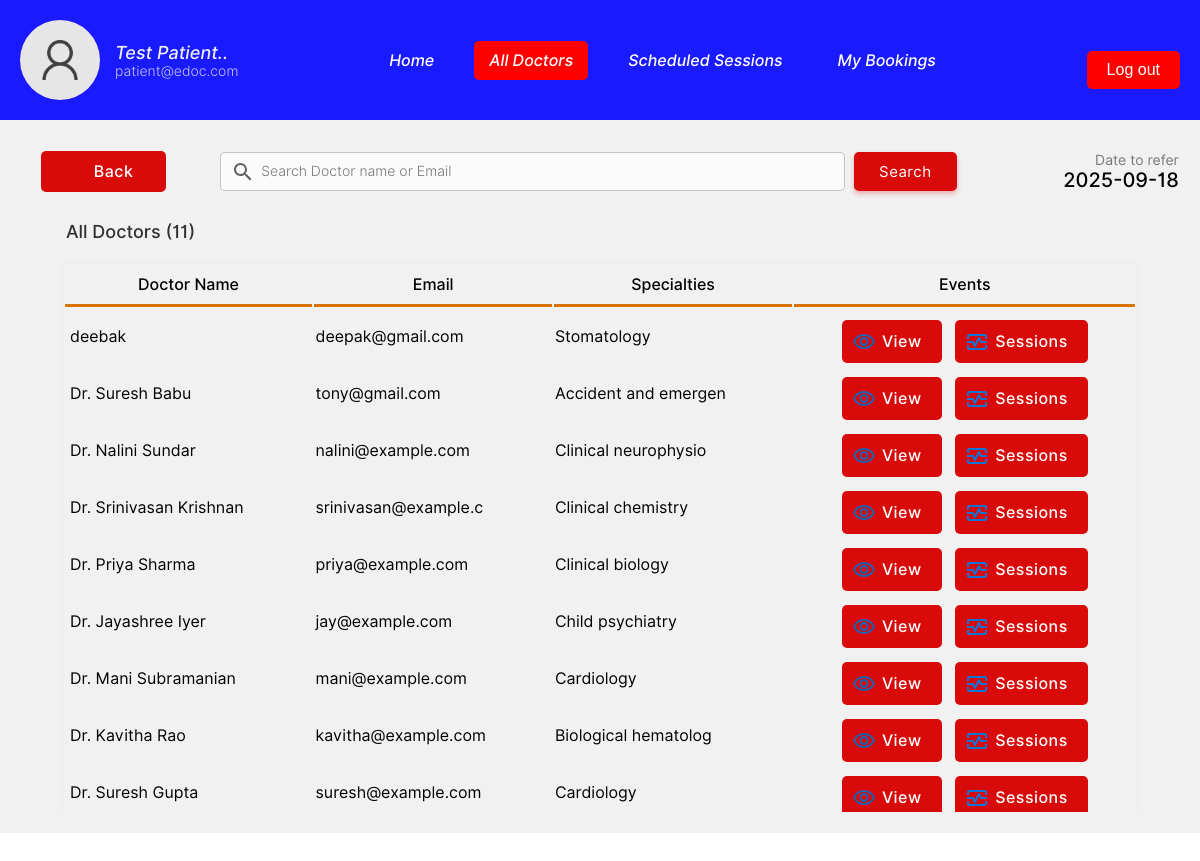
The page /edoc-doctor-appointment-system-main/patient/doctors.php (signed in) on the database its author committed.
### tables this page shows
CREATE TABLE `patient` (
  `pid` int(11) NOT NULL,
  `pemail` varchar(255) DEFAULT NULL,
  `pname` varchar(255) DEFAULT NULL,
  `ppassword` varchar(255) DEFAULT NULL,
  `paddress` varchar(255) DEFAULT NULL,
  `pnic` varchar(15) DEFAULT NULL,
  `pdob` date DEFAULT NULL,
  `ptel` varchar(15) DEFAULT NULL
);

CREATE TABLE `doctor` (
  `docid` int(11) NOT NULL,
  `docemail` varchar(255) DEFAULT NULL,
  `docname` varchar(255) DEFAULT NULL,
  `docpassword` varchar(255) DEFAULT NULL,
  `docnic` varchar(15) DEFAULT NULL,
  `doctel` varchar(15) DEFAULT NULL,
  `specialties` int(50) DEFAULT NULL,
  `location` varchar(50) NOT NULL,
  `specialization` varchar(50) NOT NULL,
  `hospital` varchar(50) NOT NULL
);

CREATE TABLE `specialties` (
  `id` int(2) NOT NULL,
  `sname` varchar(50) DEFAULT NULL
);

### edoc-doctor-appointment-system-main/patient/doctors.php (the view, shortened to what this page needs)
<!DOCTYPE html>
<html lang="en">
<head>
    <link rel="stylesheet" href="../css/animations.css">
    <link rel="stylesheet" href="../css/main.css">
    <link rel="stylesheet" href="../css/admin.css">
</head>
<body>
    <?php
    if(isset($_SESSION["user"])){
        if(($_SESSION["user"])=="" or $_SESSION['usertype']!='p'){
            header("location: ../login.php");
        }else{
            $useremail=$_SESSION["user"];
        }
    }else{
        header("location: ../login.php");
    }
    include("../connection.php");
    $userrow = $database->query("select * from patient where pemail='$useremail'");
    $userfetch=$userrow->fetch_assoc();
    $username=$userfetch["pname"];
    ?>
<div class="top-bar">
    <div class="profile-header">
        <img src="../img/user.png" alt="">
        <div class="profile-text">
            <p class="profile-title"><?php echo substr($username,0,13)  ?>..</p>
            <p class="profile-subtitle"><?php echo substr($useremail,0,22)  ?></p>
        </div>
    </div>
    <nav class="navbar">
        <a href="index.php">Home</a>
        <a href="doctors.php" class="menu-active">All Doctors</a>
        <a href="schedule.php">Scheduled Sessions</a>
        <a href="appointment.php">My Bookings</a>
    </nav>
    <a href="../logout.php">
        <button class="logout-btn">Log out</button>
    </a>
</div>
        <div class="dash-body">
            <table border="0" width="100%" style=" border-spacing: 0;margin:0;padding:0;margin-top:10px; ">
                <tr >
                    <td width="13%">
                        <a href="doctors.php" ><button  class="login-btn btn-primary-soft btn btn-icon-back"  style="padding-top:11px;padding-bottom:11px;margin-left:20px;width:125px"><font class="tn-in-text" style="color: white;">Back</font></button></a>
                    </td>
                    <td>
                        <form action="" method="post" class="header-search">
                            <input type="search" name="search" class="input-text header-searchbar" placeholder="Search Doctor name or Email" list="doctors">&nbsp;&nbsp;
                            <?php
                                $list11 = $database->query("select  docname,docemail from  doctor;");
?>
                            <input type="Submit" value="Search" class="login-btn btn-primary btn" style="padding-left: 25px;padding-right: 25px;padding-top: 10px;padding-bottom: 10px;">
                        </form>
                    </td>
                    <td width="15%">
                        <p style="font-size: 14px;color: rgb(119, 119, 119);padding: 0;margin: 0;text-align: right;">
                            Date to refer
                        </p>
                        <p class="heading-sub12" style="padding: 0;margin: 0;">
                            <?php
                        $date = date('Y-m-d');
                        echo $date;
                        ?>
                        </p>
                    </td>
                </tr>
                <tr>
                    <td colspan="4" style="padding-top:10px;">
                        <p class="heading-main12" style="margin-left: 45px;font-size:18px;color:rgb(49, 49, 49)">All Doctors (<?php echo $list11->num_rows; ?>)</p>
                    </td>
                </tr>
                <?php
                    if($_POST){
                        $keyword=$_POST["search"];
                        $sqlmain= "select * from doctor where docemail='$keyword' or docname='$keyword' or docname like '$keyword%' or docname like '%$keyword' or docname like '%$keyword%'";
                    }else{
                        $sqlmain= "select * from doctor order by docid desc";
                    }
                ?>
                <tr>
                   <td colspan="4">
                       <center>
                        <div class="abc scroll">
                        <table width="93%" class="sub-table scrolldown" border="0">
                        <thead>
                        <tr>
                                <th class="table-headin">
                                Doctor Name
                                </th>
                                <th class="table-headin">
                                    Email
                                </th>
                                <th class="table-headin">
                                    Specialties
                                </th>
                                <th class="table-headin">
                                    Events
                                </tr>
                        </thead>
                        <tbody>
                            <?php
                                $result= $database->query($sqlmain);
                                if($result->num_rows==0){
                                    echo '<tr>
                                    <td colspan="4">
                                    <br><br><br><br>
                                    <center>
                                    <img src="../img/notfound.svg" width="25%">
                                    <br>
                                    <p class="heading-main12" style="margin-left: 45px;font-size:20px;color:rgb(49, 49, 49)">We  couldnt find anything related to your keywords !</p>
                                    <a class="non-style-link" href="doctors.php"><button  class="login-btn btn-primary-soft btn"  style="display: flex;justify-content: center;align-items: center;margin-left:20px;">&nbsp; Show all Doctors &nbsp;</font></button>
                                    </a>
                                    </center>
                                    <br><br><br><br>
                                    </td>
                                    </tr>';
                                }
                                else{
                                for ( $x=0; $x<$result->num_rows;$x++){
                                    $row=$result->fetch_assoc();
                                    $docid=$row["docid"];
                                    $name=$row["docname"];
                                    $email=$row["docemail"];
                                    $spe=$row["specialties"];
                                    $spcil_res= $database->query("select sname from specialties where id='$spe'");
                                    $spcil_array= $spcil_res->fetch_assoc();
                                    $spcil_name=$spcil_array["sname"];
                                    echo '<tr>
                                        <td> &nbsp;'.
                                        substr($name,0,30)
                                        .'</td>
                                        <td>
                                        '.substr($email,0,20).'
                                        </td>
                                        <td>
                                            '.substr($spcil_name,0,20).'
                                        </td>
                                        <td>
                                        <div style="display:flex;justify-content: center;">
                                            <a href="?action=view&id='.$docid.'" class="non-style-li">
                                                <button class="btn-primary-soft btn button-icon btn-view" style="padding-left: 40px;padding-top: 12px;padding-bottom: 12px;margin-top: 10px; color: white;">
                                                    <font class="tn-in-text" style="color: white;">View</font>
                                                </button>
                                            </a>
                                            &nbsp;&nbsp;&nbsp;
                                            <a href="?action=session&id='.$docid.'&name='.$name.'" class="non-style-link">
                                                <button class="btn-primary-soft btn button-icon menu-icon-session-active" style="padding-left: 40px;padding-top: 12px;padding-bottom: 12px;margin-top: 10px; color: white;">
                                                    <font class="tn-in-text" style="color: white;">Sessions</font>
                                                </button>
                                            </a>
                                        </div>
                                    </td>
                                    </tr>';
                                }
                            }
                            ?>
                            </tbody>
                        </table>
                        </div>
                        </center>
                   </td>
                </tr>
            </table>
        </div>
</body>
</html>

### edoc-doctor-appointment-system-main/css/main.css (style rules this page uses)
:root { --primarycolor: #d8740a; --primarycolorhover: #d35800ee; --btnice:#D8EBFA; --btnnicetext:#d5650f; }
body { margin: 0; padding: 0; border-spacing: 0; font-family: 'Inter', sans-serif; }
.input-text { border-radius: 4px; border: 0.5px solid rgb(226, 226, 226); padding: 10px; width: 92%; transition: 0.2s; outline: none; }
.input-text { border: 1px solid #e9ecef; font-size: 14px; line-height: 26px; background-color: #fff; display: block; width: 100%; padding: .375rem .75rem; font-weight: 300; line-height: 1.5; color: #212529; background-color: #fff; background-clip: padding-box; -webkit-appearance: none; -moz-appearance: none; appearance: none; border-radius: .25rem; transition: border-color .15s ease-in-out,box-shadow .15s ease-in-out; }
.input-text::placeholder { font-family: 'Inter', sans-serif; }
.btn { cursor: pointer; padding: 8px 20px; outline: none; text-decoration: none; font-size: 15px; letter-spacing: 0.5px; transition: all 0.3s; border-radius: 5px; font-family: 'Inter', sans-serif; }
.btn-primary { background-color:#d80a0a ; border:#d80a0a ; color: rgb(255, 255, 255) ; box-shadow: 0 3px 5px 0 rgba(212, 30, 30, 0.3); }
.btn-primary-soft { background-color: #d80a0a ; color:#fefcfc; font-weight: 500; font-size: 16px; border: none; }
.non-style-link:link, .non-style-link:visited, .non-style-link:hover, .non-style-link:active { text-decoration: none; color: rgb(239, 20, 20); }
.sub-table { border: 1px solid #ebebeb; border-radius: 8px; }
.table-headin { font-size: 16px; font-weight: 500; padding: 10px; border-bottom: 3px solid var(--primarycolor); }
.abc { width: 100%; height: 550px; overflow: auto; }
input[type=search] { background-image: url('../img/search.svg'); background-position: 10px 50%; background-repeat: no-repeat; transition: 0.5s; padding: 8px 20px 8px 40px; }
.button-icon { background-position: 10px 50%; background-repeat: no-repeat; transition: 0.5s; padding: 8px 20px 8px 40px; }
.menu-active { color: var(--primarycolor); background-color: var(); }
.menu-icon-session:hover,.menu-icon-session-active { color: var(--primarycolor); background-image: url('../img/icons/session-iceblue.svg'); }
.btn-icon-back { background-image: url('../img/icons/back-iceblueeee.svg'); background-position: 18px 50%; background-repeat: no-repeat; transition: 0.5s; padding: 8px 20px 8px 40px; }
.btn-view { background-image: url('../img/icons/view-iceblue.svg'); }

### edoc-doctor-appointment-system-main/css/admin.css (style rules this page uses)
.profile-title { font-weight: 500; color: #edeff5; font-size: 22px; margin: 0; }
.profile-subtitle { font-weight: 300; color: #8492a6; font-size: 15px; margin: 0; }
.logout-btn { margin-top: 20px; width: 100%; text-align: center; padding: 10px; background-color: red; color: white; border-radius: 5px; cursor: pointer; border: none; }
.dash-body { width: 100%; padding: 20px; background-color: #f1f1f1; }
.header-search { display: flex; justify-content: center; }
.header-searchbar { width: 75%; background-color: rgba(255, 255, 255, 0.705); border: 0.5px solid rgba(190, 190, 190, 0.884); padding: 8px; border-radius: 5px; }
.heading-main12 { font-weight: 500; font-size: 25px; }
.heading-sub12 { font-weight: 500; font-size: 20px; text-align: right; }

### edoc-doctor-appointment-system-main/patient/doctors.php (style rules this page uses)
.top-bar { display: flex; align-items: center; justify-content: space-between; background-color: #1a1aff; padding: 20px; color: white; flex-wrap: wrap; }
.profile-header { display: flex; align-items: center; gap: 15px; }
.profile-header img { width: 80px; height: 80px; border-radius: 50%; background: lightgray; }
.profile-text { display: flex; flex-direction: column; }
.profile-title { font-size: 18px; font-weight: bold; color: #edeff5; }
.profile-subtitle { font-size: 14px; opacity: 0.8; color: #edeff5; }
.navbar { display: flex; gap: 25px; }
.navbar a { text-decoration: none; color: white; font-size: 16px; font-weight: bold; padding: 10px 15px; border-radius: 5px; transition: background 0.3s; }
.navbar a:hover, .navbar .menu-active { background-color: red; }
.logout-btn { background-color: red; color: white; border: none; padding: 10px 20px; border-radius: 5px; font-size: 16px; cursor: pointer; }

### rows shown on the page
patient: pname "Test Patient"
doctor: docname "deebak", docemail "deepak@gmail.com", specialties.sname "Stomatology"
doctor: docname "Dr. Suresh Babu", docemail "tony@gmail.com", specialties.sname "Accident and emergen"
doctor: docname "Dr. Nalini Sundar", docemail "nalini@example.com", specialties.sname "Clinical neurophysio"
doctor: docname "Dr. Srinivasan Krishnan", docemail "srinivasan@example.c", specialties.sname "Clinical chemistry"
doctor: docname "Dr. Priya Sharma", docemail "priya@example.com", specialties.sname "Clinical biology"
doctor: docname "Dr. Jayashree Iyer", docemail "jay@example.com", specialties.sname "Child psychiatry"
doctor: docname "Dr. Mani Subramanian", docemail "mani@example.com", specialties.sname "Cardiology"
doctor: docname "Dr. Kavitha Rao", docemail "kavitha@example.com", specialties.sname "Biological hematolog"
doctor: docname "Dr. Suresh Gupta", docemail "suresh@example.com", specialties.sname "Cardiology"

### other values the page prints
substr($useremail,0,22) "patient@edoc.com"
$list11->num_rows "11"
